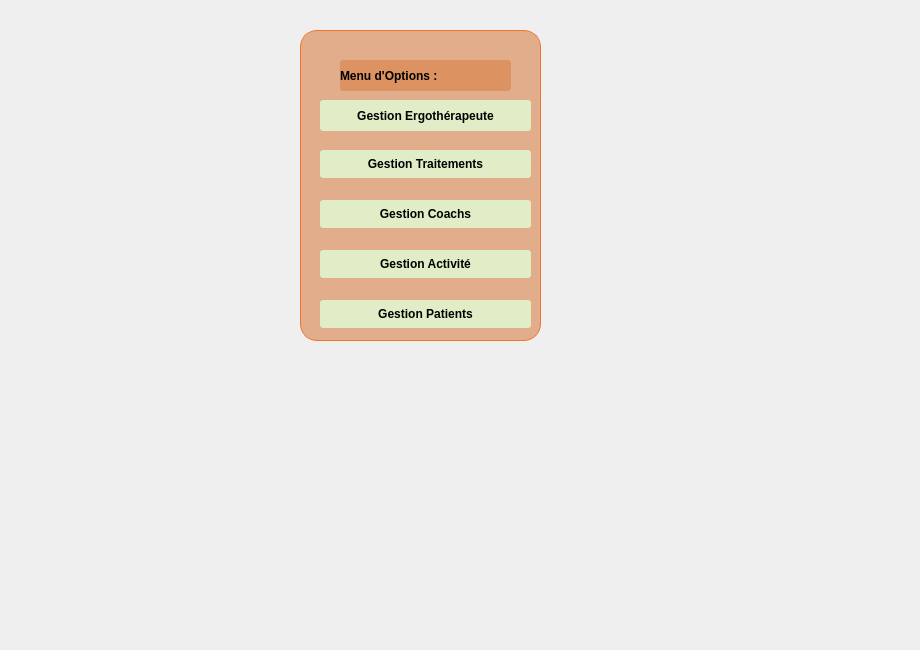
    <widget class="QWidget" name="page_2">
     <widget class="QLabel" name="background_2">
      <property name="geometry">
       <rect>
        <x>-10</x>
        <y>0</y>
        <width>911</width>
        <height>641</height>
       </rect>
      </property>
      <property name="text">
       <string/>
      </property>
      <property name="pixmap">
       <pixmap>../../Downloads/home backg.png</pixmap>
      </property>
      <property name="scaledContents">
       <bool>true</bool>
      </property>
     </widget>
     <widget class="QLabel" name="label_9">
      <property name="geometry">
       <rect>
        <x>10</x>
        <y>530</y>
        <width>91</width>
        <height>81</height>
       </rect>
      </property>
      <property name="text">
       <string/>
      </property>
      <property name="pixmap">
       <pixmap>../logo app1 .png</pixmap>
      </property>
      <property name="scaledContents">
       <bool>true</bool>
      </property>
     </widget>
     <widget class="QGroupBox" name="groupBox_4">
      <property name="geometry">
       <rect>
        <x>300</x>
        <y>30</y>
        <width>241</width>
        <height>311</height>
       </rect>
      </property>
      <property name="styleSheet">
       <string notr="true">background-color: rgba(216, 128, 68, 150);
border-style: solid;
	border-width: 1px;
	border-radius: 17px;
	border-color: #f0742f;</string>
      </property>
      <property name="title">
       <string/>
      </property>
      <widget class="QLabel" name="label_12">
       <property name="geometry">
        <rect>
         <x>40</x>
         <y>30</y>
         <width>171</width>
         <height>31</height>
        </rect>
       </property>
       <property name="styleSheet">
        <string notr="true">font: 13pt &quot;Script MT Bold&quot;;
font-weight: bold;
border: none;
	border-radius: 3px;
	padding: 5p</string>
       </property>
       <property name="text">
        <string>Menu d'Options :</string>
       </property>
      </widget>
      <widget class="QPushButton" name="pushButton_11">
       <property name="geometry">
        <rect>
         <x>20</x>
         <y>70</y>
         <width>211</width>
         <height>31</height>
        </rect>
       </property>
       <property name="styleSheet">
        <string notr="true">QPushButton

{
	background-color: #e0edc6;
	color:rgb(0, 0, 0);
	font: 13pt &quot;Script MT Bold&quot;;
	font-weight: bold;
	border: none;
	border-radius: 3px;
	padding: 5px;

}</string>
       </property>
       <property name="text">
        <string>Gestion Ergothérapeute</string>
       </property>
      </widget>
      <widget class="QPushButton" name="pushButton_13">
       <property name="geometry">
        <rect>
         <x>20</x>
         <y>120</y>
         <width>211</width>
         <height>28</height>
        </rect>
       </property>
       <property name="styleSheet">
        <string notr="true">QPushButton

{
	background-color: #e0edc6;
	color:rgb(0, 0, 0);
	font: 15pt &quot;Script MT Bold&quot;;
	font-weight: bold;
	border: none;
	border-radius: 3px;
	padding: 5px;

}</string>
       </property>
       <property name="text">
        <string>Gestion Traitements</string>
       </property>
      </widget>
      <widget class="QPushButton" name="pushButton_10">
       <property name="geometry">
        <rect>
         <x>20</x>
         <y>170</y>
         <width>211</width>
         <height>28</height>
        </rect>
       </property>
       <property name="styleSheet">
        <string notr="true">QPushButton

{
	background-color: #e0edc6;
	color:rgb(0, 0, 0);
	font: 15pt &quot;Script MT Bold&quot;;
	font-weight: bold;
	border: none;
	border-radius: 3px;
	padding: 5px;

}</string>
       </property>
       <property name="text">
        <string>Gestion Coachs</string>
       </property>
      </widget>
      <widget class="QPushButton" name="pushButton_14">
       <property name="geometry">
        <rect>
         <x>20</x>
         <y>220</y>
         <width>211</width>
         <height>28</height>
        </rect>
       </property>
       <property name="styleSheet">
        <string notr="true">QPushButton

{
	background-color: #e0edc6;
	color:rgb(0, 0, 0);
	font: 15pt &quot;Script MT Bold&quot;;
	font-weight: bold;
	border: none;
	border-radius: 3px;
	padding: 5px;

}</string>
       </property>
       <property name="text">
        <string>Gestion Activité</string>
       </property>
      </widget>
      <widget class="QPushButton" name="pushButton_12">
       <property name="geometry">
        <rect>
         <x>20</x>
         <y>270</y>
         <width>211</width>
         <height>28</height>
        </rect>
       </property>
       <property name="styleSheet">
        <string notr="true">QPushButton

{
	background-color: #e0edc6;
	color:rgb(0, 0, 0);
	font: 15pt &quot;Script MT Bold&quot;;
	font-weight: bold;
	border: none;
	border-radius: 3px;
	padding: 5px;

}</string>
       </property>
       <property name="text">
        <string>Gestion Patients</string>
       </property>
      </widget>
     </widget>
    </widget>
